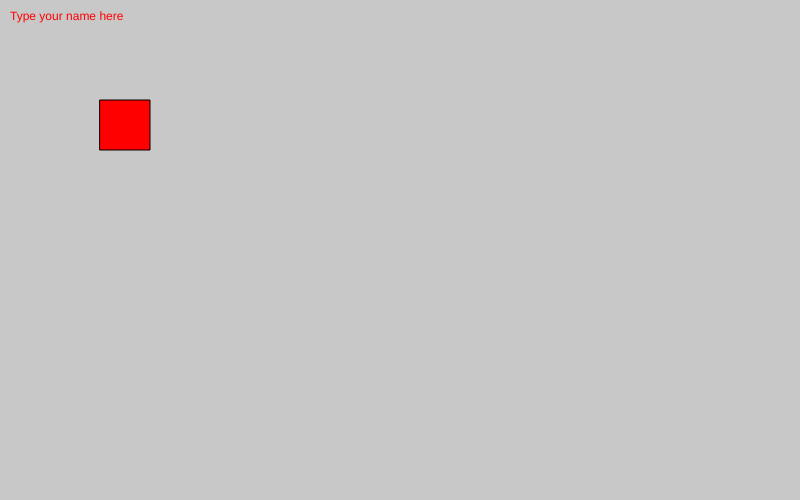
Frame 1 (no input)
Frame 60 (no input): identical to frame 1, image omitted
Frame 120 (the mouse pressed at the canvas centre since frame 60): identical to frame 1, image omitted

The p5.js sketch that drew this single still picture (run headless with seeded random() and noise() and a simulated clock; from frame 60 on, the mouse is pressed at the canvas centre):

// p5.js sketch
// ── sketch.js
//if you want to test this out look into the MainPage.html
var canvas;
var h1;
var change;
var x = 5;
var y = 150;
var xDirection = 1;
var xSpeed = 3;
var button;
var input;
var nameP;
var createRepo;

function setup() {
  canvas = createCanvas(displayWidth, displayHeight);
  canvas.position(400,500);
  button = createButton("Change the Text");
  createRepo = createButton("Create Repo Folder");
  button.mousePressed(textChanger);
  input = createInput("Type your name here");
  nameP = createP("Your Name!");
  h1 = createElement('h1', 'Click On the Page to see an Easter Egg');
  h1.position(x,y);
  change = 0;
}

function repoCreater(){
  
}

function textChanger(){
  if(change == 0){
    h1.html("Hello There");
  }
  if(change == 1){
    h1.html("General Kenobi");
  }
  if(change == 2){
    h1.html("Ah General Grevious");
  }
  change++;
}

function draw() {
  background(200);
  fill(255,0,0);
  rect(100,100,50,50);
  nameP.html(input.value());
  text(input.value(),10,20);
  x = x + xSpeed * xDirection;
  if(x > 400){
    xDirection*=-1;
  }
  if(x < 5){
    xDirection *=-1;
  }
  h1.position(x,y);
  
}
